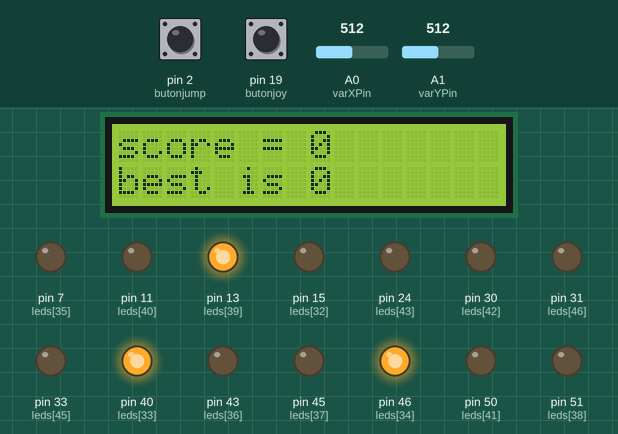
Bench run of a sketch on a simulated Arduino Mega 2560, built with avr-gcc and run on an emulated ATmega2560. On the bench: 16×2 character LCD, output pins drawn as LEDs (lit = HIGH). Inputs (shaded band) come from the test bench; at power-on: A0 (varXPin) = 512, A1 (varYPin) = 512, pin 2 (butonjump) LOW, pin 19 (butonjoy) LOW. Random numbers use the default seed unless the sketch sets one.

Above: at 1.2 s.
1.3 s: A0 (varXPin) set to 904
4.3 s: A0 (varXPin) set to 939
At 5.5 s:
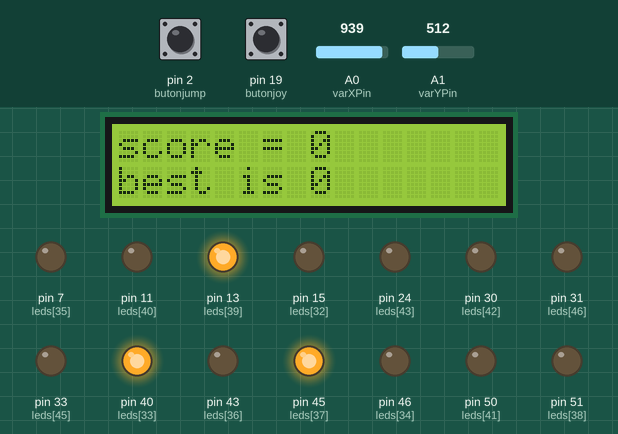
7.3 s: A1 (varYPin) set to 930
10.3 s: pin 2 (butonjump) pulled HIGH for 0.15 s
At 11.4 s:
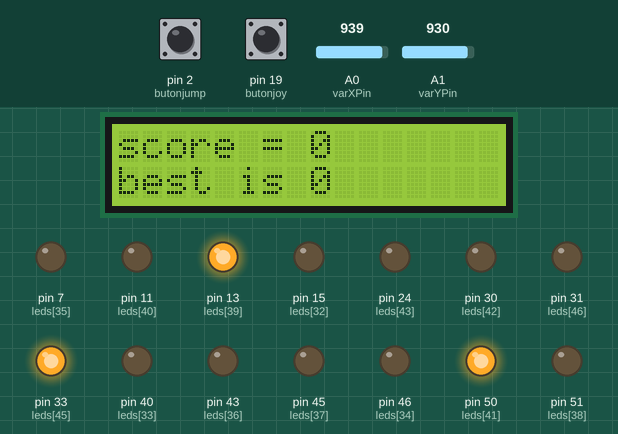
13.4 s: pin 2 (butonjump) pulled HIGH for 3.2 s
At 14.8 s:
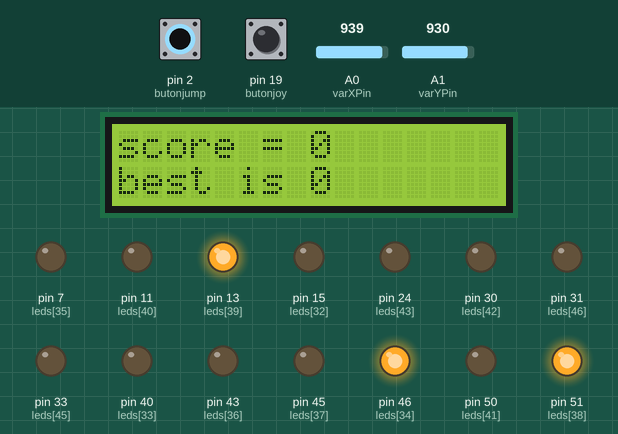
19.6 s: A1 (varYPin) set to 90
At 20.8 s:
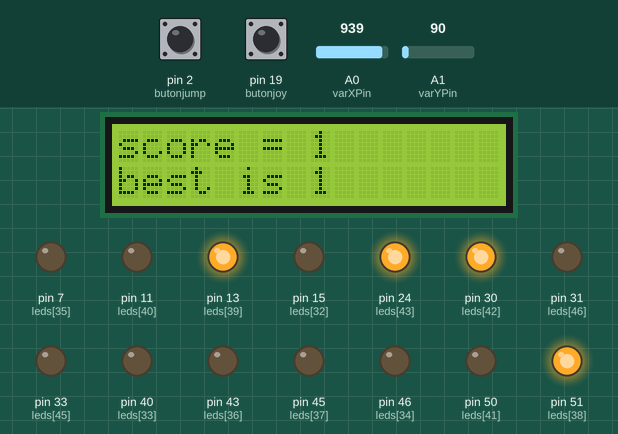
Timing chart, 0 to 26.5 s (numbered marks = the images above; inputs shaded):
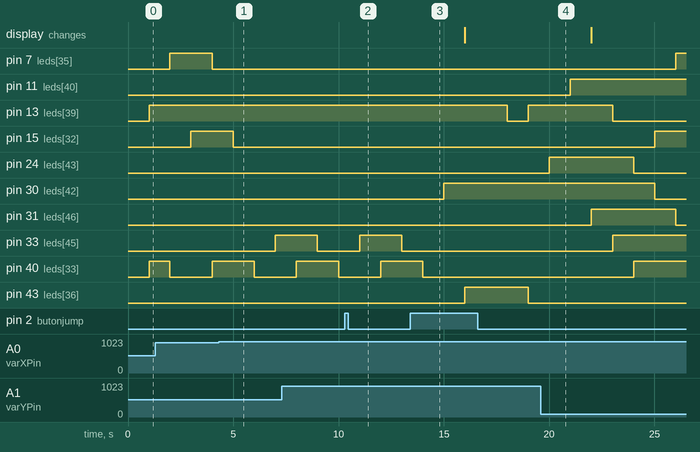

Measured:
- the behaviour switches between 920 and 921 on A0 (varXPin) (found by bisection; images 0 and 1)
- after the input at 4.3 s, pin 33 (leds[45]): LOW → HIGH after 2.7 s; pin 45 (leds[37]): LOW → HIGH after 0.69 s, → LOW 2.0 s later; pin 50 (leds[41]): LOW → HIGH after 1.7 s
- after the input at 10.3 s, pin 33 (leds[45]): LOW → HIGH after 0.70 s, → LOW 2.0 s later; pin 40 (leds[33]): LOW → HIGH after 1.7 s; pin 46 (leds[34]): LOW → HIGH after 2.7 s
- after the input at 13.4 s, pin 13 (leds[39]): HIGH → LOW after 4.6 s, → HIGH 1.0 s later; pin 43 (leds[36]): LOW → HIGH after 2.6 s, → LOW 3.0 s later; pin 51 (leds[38]): LOW → HIGH after 0.60 s, → LOW 3.0 s later, → HIGH 1.0 s later
- after the input at 19.6 s, pin 11 (leds[40]): LOW → HIGH after 1.4 s; pin 15 (leds[32]): LOW → HIGH after 5.4 s; pin 24 (leds[43]): LOW → HIGH after 0.41 s, → LOW 4.0 s later; pin 30 (leds[42]): HIGH → LOW after 5.4 s; pin 31 (leds[46]): LOW → HIGH after 2.4 s, → LOW 4.0 s later

The sketch:

codv2.ino
```cpp
#include <Wire.h>
#include <LiquidCrystal_I2C.h>


#define NOTE_B0  31
#define NOTE_C1  33
#define NOTE_CS1 35
#define NOTE_D1  37
#define NOTE_DS1 39
#define NOTE_E1  41
#define NOTE_F1  44
#define NOTE_FS1 46
#define NOTE_G1  49
#define NOTE_GS1 52
#define NOTE_A1  55
#define NOTE_AS1 58
#define NOTE_B1  62
#define NOTE_C2  65
#define NOTE_CS2 69
#define NOTE_D2  73
#define NOTE_DS2 78
#define NOTE_E2  82
#define NOTE_F2  87
#define NOTE_FS2 93
#define NOTE_G2  98
#define NOTE_GS2 104
#define NOTE_A2  110
#define NOTE_AS2 117
#define NOTE_B2  123
#define NOTE_C3  131
#define NOTE_CS3 139
#define NOTE_D3  147
#define NOTE_DS3 156
#define NOTE_E3  165
#define NOTE_F3  175
#define NOTE_FS3 185
#define NOTE_G3  196
#define NOTE_GS3 208
#define NOTE_A3  220
#define NOTE_AS3 233
#define NOTE_B3  247
#define NOTE_C4  262
#define NOTE_CS4 277
#define NOTE_D4  294
#define NOTE_DS4 311
#define NOTE_E4  330
#define NOTE_F4  349
#define NOTE_FS4 370
#define NOTE_G4  392
#define NOTE_GS4 415
#define NOTE_A4  440
#define NOTE_AS4 466
#define NOTE_B4  494
#define NOTE_C5  523
#define NOTE_CS5 554
#define NOTE_D5  587
#define NOTE_DS5 622
#define NOTE_E5  659
#define NOTE_F5  698
#define NOTE_FS5 740
#define NOTE_G5  784
#define NOTE_GS5 831
#define NOTE_A5  880
#define NOTE_AS5 932
#define NOTE_B5  988
#define NOTE_C6  1047
#define NOTE_CS6 1109
#define NOTE_D6  1175
#define NOTE_DS6 1245
#define NOTE_E6  1319
#define NOTE_F6  1397
#define NOTE_FS6 1480
#define NOTE_G6  1568
#define NOTE_GS6 1661
#define NOTE_A6  1760
#define NOTE_AS6 1865
#define NOTE_B6  1976
#define NOTE_C7  2093
#define NOTE_CS7 2217
#define NOTE_D7  2349
#define NOTE_DS7 2489
#define NOTE_E7  2637
#define NOTE_F7  2794
#define NOTE_FS7 2960
#define NOTE_G7  3136
#define NOTE_GS7 3322
#define NOTE_A7  3520
#define NOTE_AS7 3729
#define NOTE_B7  3951
#define NOTE_C8  4186
#define NOTE_CS8 4435
#define NOTE_D8  4699
#define NOTE_DS8 4978
#define REST      0


int tempo = 180;
int buzzer = 56;
int bestScore = 0;
int melody[] = {

  // Nokia Ringtone
  // Score available at https://musescore.com/user/29944637/scores/5266155
  // preluat de la https://github.com/robsoncouto/arduino-songs/blob/master/nokia/nokia.ino
  NOTE_E5, 8, NOTE_D5, 8, NOTE_FS4, 4, NOTE_GS4, 4,
  NOTE_CS5, 8, NOTE_B4, 8, NOTE_D4, 4, NOTE_E4, 4,
  NOTE_B4, 8, NOTE_A4, 8, NOTE_CS4, 4, NOTE_E4, 4,
  NOTE_A4, 2,
};
int notes = sizeof(melody) / sizeof(melody[0]) / 2;

int wholenote = (60000 * 4) / tempo;

int divider = 0, noteDuration = 0;

typedef struct Snake Snake;
struct Snake{
  int head[3];
  int body[40][3];
  int len;
  int dir[3];
};

typedef struct Apple Apple;
struct Apple{
  int pos0;
  int pos1;
  int pos2;
};
const int butonjoy = 19;
const int butonjump = 2;
const int varXPin = A0;
const int varYPin = A1;
Snake snake;
Apple apple;

float oldTime = 0;
float timer = 0;
float updateRate = 1;

int score = 0;

int i,j;

int leds[] = {
    38, 44, 5, 52,
    34, 47, 53, 17,
    10, 22, 36, 48,
    39, 37, 27, 8,
    //
    14, 42, 4, 6,
    32, 49, 16, 18,
    12, 26, 28, 3,
    23, 35,29, 25,
    //
    15, 40, 46, 7,
    43, 45, 51, 13,
    11, 50, 30, 24,
    41, 33, 31, 9
};
bool ledBool[48];


LiquidCrystal_I2C lcd(0x27, 16, 2);

void setup() {
  Serial.begin(9600);
  pinMode(varXPin, INPUT);
  pinMode(varYPin, INPUT);
  pinMode(butonjoy, INPUT);
  pinMode(butonjump, INPUT);
	lcd.begin(16,2);
  lcd.backlight();
	lcd.print("score = " + String(score));
  lcd.setCursor(0,1);
  lcd.print("best is " + String(0));
  for(i = 0; i <=53; i++){
    if (i != 20 && i != 21 && i != 19 && i != 2){
      pinMode(i, OUTPUT);
    }
  }

  for (i = 0;i<48;i++) {
    ledBool[i] = false;
  }
  snake = {{1,0,2},{{0,0,2}, {1,0,2}}, 2, {1,0,0}};
  apple = {(int)random(0,4),(int)random(0,4),(int)random(0,3)};
  ledBool[apple.pos0+4*apple.pos1+16*apple.pos2] = true;

}

void loop() {
  float deltaTime = calculateDeltaTime();
  timer += deltaTime;
  int bVal = digitalRead(butonjoy);
  int jumpVal = digitalRead(butonjump);
  int xVal = analogRead(varXPin);
  int yVal = analogRead(varYPin);
  if (bVal == 1 && snake.head[2] != 0) {
    snake.dir[2] = -1;
  } else if(jumpVal == 1 && snake.head[2] != 2) {
    snake.dir[2] = 1;
  } else {
    snake.dir[2] = 0;
  }

  if(xVal<100 && snake.dir[1]==0){
    snake.dir[0] = 0;
    snake.dir[1] = -1;
  }else if(xVal >920 && snake.dir[1]==0){
    snake.dir[0] = 0;
    snake.dir[1] = 1;
  }else if(yVal<100 && snake.dir[0]==0){
    snake.dir[0] = -1;
    snake.dir[1] = 0;
  }else if(yVal >920 && snake.dir[0]==0){
    snake.dir[0] = 1;
    snake.dir[1] = 0;
  }

  if(timer > 1000/updateRate){
    scoreFunc(xVal,yVal);
    timer = 0;
    Update();
  }

}

float calculateDeltaTime(){
  float currentTime = millis();
  float dt = currentTime - oldTime;
  oldTime = currentTime;
  return dt;
}

void Update(){

  int newHead[3] = {snake.head[0]+snake.dir[0], snake.head[1]+snake.dir[1],snake.head[2]+snake.dir[2]};
  snake.dir[2] = 0;

  //Handle Borders
  if(newHead[0]==4){
    newHead[0]=0;
  }else if(newHead[0]==-1){
    newHead[0] = 3;
  }else if(newHead[1]==4){
    newHead[1]=0;
  }else if(newHead[1]==-1){
    newHead[1]=3;
  }

   for(j=0;j<snake.len;j++){
    if (snake.body[j][0] == newHead[0] && snake.body[j][1] == newHead[1] && snake.body[j][2] == newHead[2]) {
      song();
      delay(1000);
      snake = {{1,0,2},{{0,0,2}, {1,0,2}}, 2, {1,0,0}};
      apple = {(int)random(0,4),(int)random(0,4),(int)random(0,3)};
      for (i = 0;i<48;i++) {
        ledBool[i] = false;
        }
      ledBool[apple.pos0+4*apple.pos1+16*apple.pos2] = true;
      turnLeds();
      lcd.begin(16,2);
      score = 0;
      return;
    }
  }

  if(newHead[0] == apple.pos0 && newHead[1] ==apple.pos1 && apple.pos2 == newHead[2]) {
    score++;
    snake.len = snake.len+1;
    apple.pos0 = (int)random(0,4);
    apple.pos1 = (int)random(0,4);
    apple.pos2 = (int)random(0,3);
    ledBool[apple.pos0+4*apple.pos1+16*apple.pos2] = true;
  }else{
    ledBool[apple.pos0+4*apple.pos1+16*apple.pos2] = true;
    removeFirst();
  }

  snake.body[snake.len-1][0]= newHead[0];
  snake.body[snake.len-1][1]= newHead[1];
  snake.body[snake.len-1][2]= newHead[2];

  snake.head[0] = newHead[0];
  snake.head[1] = newHead[1];
  snake.head[2] = newHead[2];

  printit();
  // printleds();
  turnLeds();
}


void removeFirst() {
  ledBool[snake.body[0][0]+snake.body[0][1]*4+snake.body[0][2]*16] = false;
  for(j=1;j<snake.len;j++) {
    snake.body[j-1][0] = snake.body[j][0];
    snake.body[j-1][1] = snake.body[j][1];
    snake.body[j-1][2] = snake.body[j][2];
  }

}

void printit() {
    for(j=0;j<snake.len;j++){
      ledBool[snake.body[j][0]+snake.body[j][1]*4+snake.body[j][2]*16] = true;
    }
}

void scoreFunc(int xVal, int yVal) {

  lcd.setCursor(0,0);
  lcd.print("score = " + String(score));
  if (bestScore < score) {
    bestScore = score;
  }
  lcd.setCursor(0,1);
  lcd.print("best is " + String(bestScore));
}

void printleds() {
  // functie folosita pentru a testa hardware-ul
  int i;
  int j;
  int k;
  for(k = 0; k < 3; k++){
    Serial.println(" ");
    for(j = 0; j < 4; j++){
      Serial.println(" ");
      for(i = 0; i < 4;i++) {
        Serial.print(ledBool[i+j*4+k*16]);
      }}}
    Serial.println("end");

}

void turnLeds() {
  // functia care aprinde led-urile
  for (i = 0; i<48;i++){
    if(ledBool[i] == true) {
      digitalWrite(leds[i], HIGH);
    } else {
      digitalWrite(leds[i], LOW);
    }
  }
}

void song() {
  // functia preluata pentru a simula ringtone-ul nokia
  for (int thisNote = 0; thisNote < notes * 2; thisNote = thisNote + 2) {

    divider = melody[thisNote + 1];
    if (divider > 0) {
      noteDuration = (wholenote) / divider;
    } else if (divider < 0) {
      noteDuration = (wholenote) / abs(divider);
      noteDuration *= 1.5;
    }

    tone(buzzer, melody[thisNote], noteDuration * 0.9);

    delay(noteDuration);

    noTone(buzzer);
  }
}
```
